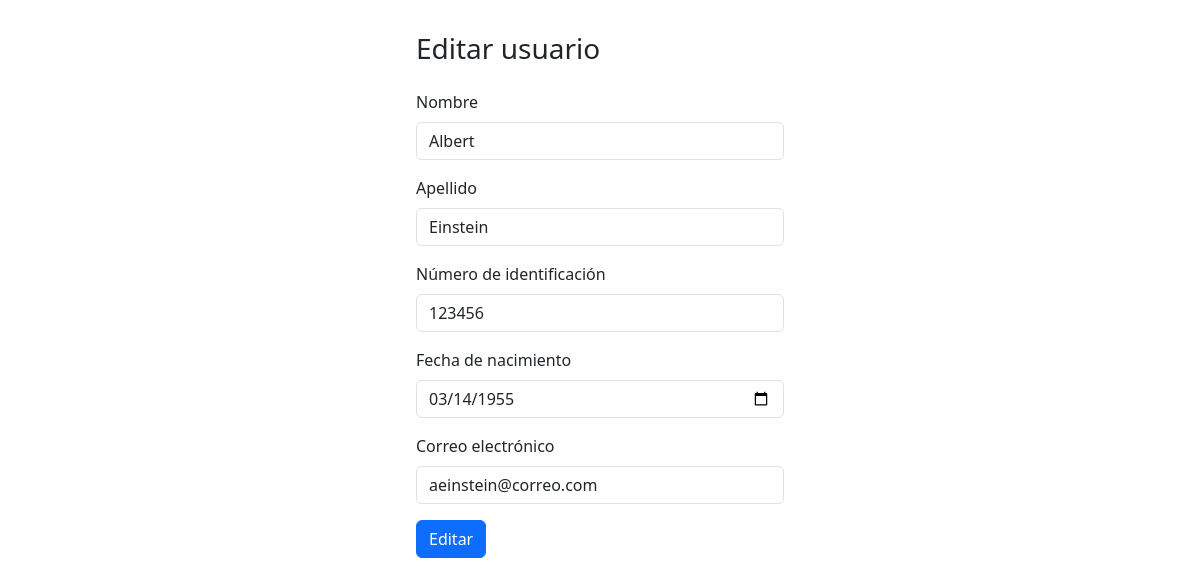
The page /editarUsuario-view.php?id=1 on the database its author committed.
### tables this page shows
CREATE TABLE `persona` (
  `id` int(11) NOT NULL,
  `nombre` varchar(200) NOT NULL,
  `apellido` varchar(200) NOT NULL,
  `cc` int(100) NOT NULL,
  `fecha_nac` date NOT NULL,
  `email` varchar(200) NOT NULL
);

### controller/editar.php (called while the page is built, shortened)
<?php
include_once (__DIR__ . '/../model/conexion.php');
include_once (__DIR__ . '/../model/obtenerDatos.php');
if ($_SERVER['REQUEST_METHOD'] === 'POST') {
    var_dump($_POST);
    $id = $_POST['id'] ?? null;
    if (empty($id) || !is_numeric($id) || intval($id) <= 0) {
        die("ID no válido o no proporcionado.");
    }
    $id = intval($id);
    $id = $_POST["id"] ?? null;
    $nombre = $_POST["nombre"] ?? null;
    $apellido = $_POST["apellido"] ?? null;
    $cc = $_POST["cc"] ?? null;
    $fecha_nac = $_POST["fecha-nacimiento"] ?? null;
    $email = $_POST["email"] ?? null;
    if (empty($nombre) || empty($apellido) || empty($cc) || empty($fecha_nac) || empty($email)) {
        die("Todos los campos son obligatorios.");
    }
     $exito = actualizarUsuario($conexion, $id, $nombre, $apellido, $cc, $fecha_nac, $email);
     if ($exito) {
         header("Location: ../index.php?mensaje=Usuario actualizado con éxito");
         exit();
     } else {
         header("Location: ../index.php?mensaje=Error al actualizar el usuario");
         exit();
     }
} else {
    $id = $_GET["id"] ?? null;
    $id = intval($id);
    $persona = obtenerPersonaPorId($conexion, $id);
}
?>

### model/obtenerDatos.php (called while the page is built, shortened)
<?php
function obtenerPersonaPorId($conexion, $id) {
    $stmt = $conexion->prepare("SELECT * FROM persona WHERE id = ?");
    if (!$stmt->bind_param("i", $id)) {
        die("Error en el binding de parámetros: " . $stmt->error);
    }
    if (!$stmt->execute()) {
        die("Error al ejecutar la consulta: " . $stmt->error);
    }
    $resultado = $stmt->get_result();
    return $resultado->fetch_object();
}

### editarUsuario-view.php (the view, shortened to what this page needs)
<?php
include_once "controller/editar.php";
?>
<!DOCTYPE html>
<html lang="en">
<head>
    <link href="https://cdn.jsdelivr.net/npm/bootstrap@5.3.3/dist/css/bootstrap.min.css" rel="stylesheet">
</head>
<body>
    <form class="col-4 p-3 m-auto" method="POST" action="controller/editar.php">
        <h3 class="py-3">Editar usuario</h3>
        <div class="mb-3">
            <label for="nombre" class="form-label">Nombre</label>
            <input type="text" class="form-control" name="nombre" value="<?= htmlspecialchars($persona->nombre) ?>">
        </div>
        <div class="mb-3">
            <label for="apellido" class="form-label">Apellido</label>
            <input type="text" class="form-control" name="apellido" value="<?= htmlspecialchars($persona->apellido) ?>">
        </div>
        <div class="mb-3">
            <label for="cc" class="form-label">Número de identificación</label>
            <input type="number" class="form-control" name="cc" value="<?= htmlspecialchars($persona->cc) ?>">
        </div>
        <div class="mb-3">
            <label for="fecha-nacimiento" class="form-label">Fecha de nacimiento</label>
            <input type="date" class="form-control" name="fecha-nacimiento" value="<?= htmlspecialchars($persona->fecha_nac) ?>">
        </div>
        <div class="mb-3">
            <label for="email" class="form-label">Correo electrónico</label>
            <input type="email" class="form-control" name="email" value="<?= htmlspecialchars($persona->email) ?>">
        </div>
        <button type="submit" class="btn btn-primary" name="btneditar" value="ok">Editar</button>
    </form>
</body>
</html>

### rows shown on the page
persona: nombre "Albert", apellido "Einstein", cc "123456", fecha-nacimiento "03/14/1955", email "aeinstein@correo.com"
